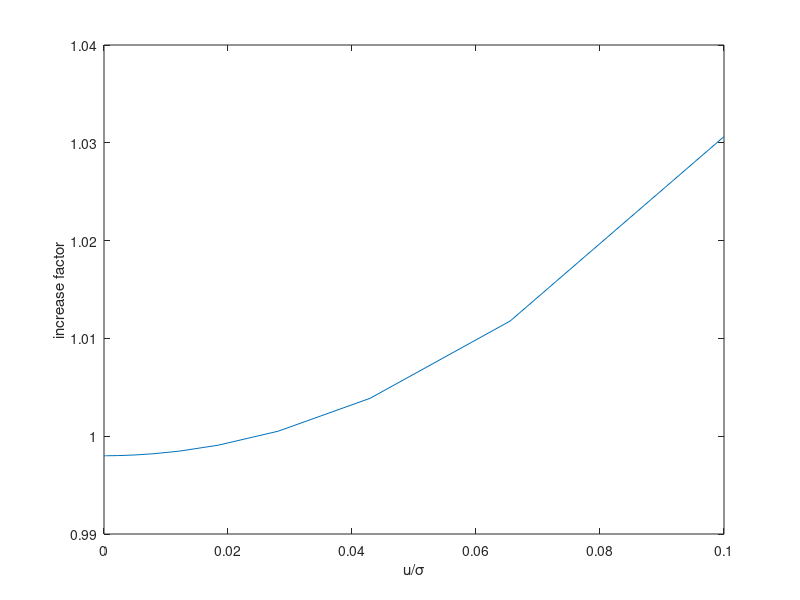

Here is the MATLAB script that generated this plot:
nu = 20;
p = 0.49;

v_x = logspace(-10, -1, 50);
v_Q = qfunc(v_x);
v_k = 1./(1-nu.*(v_Q-p).*(v_Q-1+p));

figure(109);clf
plot(v_x, v_k)
xlabel 'u/\sigma'
ylabel 'increase factor'